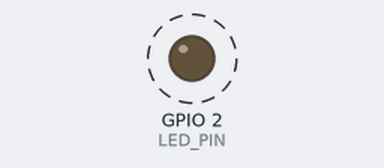
Simulated run of this sketch. Board: ESP32. On the bench: output pins drawn as LEDs (lit = HIGH). Dashed ring = blinking. WiFi joins after 1.5 s; servers stay silent unless stated; uploads are accepted with an empty reply; random numbers use the default seed unless the sketch sets one; what the sketch prints to the serial monitor is not drawn.

Above: at 3.3 s.
Timing chart, 0 to 5.6 s (numbered marks = the images above):
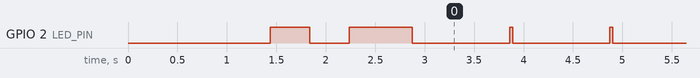

The sketch:

esp32_wifi_prueba.ino
```cpp
/*
 * ============================================================================
 * sensor_pulso · Firmware ESP32 por WiFi con Datos de Prueba (RF05, RF54)
 * ============================================================================
 * Proyecto: sensor_pulso (UNACH)
 * Requerimiento: RF05 - Recibir los datos del ESP32 por WiFi (firmware con datos de prueba).
 * Requerimiento: RF54 - Autenticación con token propio por dispositivo.
 *
 * Descripción:
 *   Este firmware conecta el ESP32 a la red WiFi institucional o local y transmite
 *   en tiempo real los datos fisiológicos (BPM, SpO2 y bloques de onda PPG en IR/Rojo)
 *   hacia el endpoint de ingesta de la plataforma (/api/esp32/telemetria).
 *
 *   Incluye un generador sintetizador de ondas fotopletismográficas (PPG) de alta
 *   fidelidad fisiológica para hasta 5 canales simultáneos (con muesca dícrota,
 *   pico sistólico y variabilidad natural), permitiendo validar el sistema completo
 *   incluso sin los sensores físicos conectados ("datos de prueba").
 *
 *   Opcionalmente, si se conecta un sensor MAX30102 por I2C (SDA=GPIO21, SCL=GPIO22),
 *   puede habilitarse la lectura real en el canal 1 mediante el define USE_MAX30102.
 * ============================================================================
 */

#include <WiFi.h>
#include <HTTPClient.h>
#include <math.h>

// ----------------------------------------------------------------------------
// 1. CONFIGURACIÓN DE RED Y SERVIDOR
// ----------------------------------------------------------------------------
// Ajustar credenciales de la red WiFi local o institucional
const char* WIFI_SSID     = "TU_RED_WIFI";
const char* WIFI_PASSWORD = "TU_PASSWORD_WIFI";

// URL del endpoint de ingesta de la plataforma web sensor_pulso.
// En desarrollo local (misma red WiFi): http://<IP_DE_TU_PC>:5173/api/esp32/telemetria
// En producción (Vercel): https://<tu-app>.vercel.app/api/esp32/telemetria
const char* SERVER_URL    = "http://192.168.1.100:5173/api/esp32/telemetria";

// Token de autenticación del dispositivo ESP32 (RF54)
// Este token es generado por el administrador en la plataforma (/admin o panel de dispositivos)
const char* DEVICE_TOKEN  = "esp_demotoken_unach_2026_rf05";

// Nombre identificador del microcontrolador
const char* DEVICE_NAME   = "ESP32-Biomedico-01";

// Intervalo de transmisión por WiFi en milisegundos (1000 ms = 1 Hz)
const unsigned long TRANSMIT_INTERVAL_MS = 1000;

// Frecuencia de muestreo simulada de la señal PPG (Hz) y número de muestras por paquete
const int PPG_SAMPLE_RATE_HZ = 50;  // 50 muestras por segundo
const int SAMPLES_PER_BLOCK  = 25;  // 25 muestras por bloque transmitido

// Pin de LED de estado (GPIO 2 suele ser el LED integrado en la mayoría de NodeMCU ESP32)
const int LED_PIN = 2;

// Descomentar la siguiente línea si se desea usar un sensor físico MAX30102 por I2C:
// #define USE_MAX30102

#ifdef USE_MAX30102
#include <Wire.h>
#include "MAX30105.h"
MAX30105 max30102Sensor;
bool sensorHardwarePresent = false;
#endif

// ----------------------------------------------------------------------------
// 2. ESTRUCTURA DE DATOS PARA LOS 5 CANALES (RF08, RF12)
// ----------------------------------------------------------------------------
struct CanalData {
  int canal;
  bool activo;
  float bpm;
  float spo2;
  const char* calidad; // "buena", "regular", "mala"
  float irSamples[SAMPLES_PER_BLOCK];
  float redSamples[SAMPLES_PER_BLOCK];
};

CanalData canales[5];
unsigned long lastTransmitTime = 0;
unsigned long packetCounter = 0;
float simPhase[5] = {0.0, 0.5, 1.2, 2.0, 2.7}; // Fases iniciales desfasadas para cada canal

// ----------------------------------------------------------------------------
// 3. SINTETIZADOR DE SEÑAL PPG FISIOLÓGICA (Datos de prueba)
// Genera una forma de onda PPG realista con pico sistólico y muesca dícrota
// ----------------------------------------------------------------------------
float generarMuestraPPG(float phase) {
  // Normalizar fase a rango [0, 2*PI]
  float t = fmod(phase, 2.0 * M_PI);
  if (t < 0) t += 2.0 * M_PI;

  // Curva de onda pulsátil: componente principal (sístole) + onda reflejada (dícrota)
  float s1 = exp(-pow((t - 1.2), 2) / 0.18); // Pico sistólico principal
  float s2 = 0.35 * exp(-pow((t - 2.3), 2) / 0.12); // Pico diastólico tras la incisura

  // Nivel de reflexión normalizado entre 0.0 y 1.0
  float forma = (s1 + s2);
  return forma;
}

void actualizarSenalesPrueba() {
  // Parámetros fisiológicos base para los 5 canales de prueba
  float bpmBase[5]     = {72.0, 68.5, 80.0, 75.2, 65.0};
  float spo2Base[5]    = {98.2, 97.5, 99.0, 98.0, 96.8};
  const char* cal[5]   = {"buena", "buena", "buena", "regular", "buena"};

  for (int c = 0; c < 5; c++) {
    canales[c].canal = c + 1;
    canales[c].activo = true;
    canales[c].calidad = cal[c];

    // Variabilidad fisiológica sutil (+- 1.5 BPM, +- 0.3 % SpO2)
    float jitterBpm = (sin((millis() + c * 300) / 4000.0) * 1.5);
    canales[c].bpm = bpmBase[c] + jitterBpm;
    canales[c].spo2 = spo2Base[c] + (cos((millis() + c * 500) / 6000.0) * 0.3);

    // Calcular incremento de fase según el BPM actual
    float freqHz = canales[c].bpm / 60.0;
    float phaseStep = (2.0 * M_PI * freqHz) / (float)PPG_SAMPLE_RATE_HZ;

    // Generar muestras del bloque para IR y RED
    for (int i = 0; i < SAMPLES_PER_BLOCK; i++) {
      simPhase[c] += phaseStep;
      float ppg = generarMuestraPPG(simPhase[c]);

      // Nivel ADC típico de fotodiodo (DC baseline ~ 24000, componente pulsátil AC ~ 1200)
      float dcIr = 24500.0 + (c * 300);
      float acIr = 1400.0 * ppg;
      float ruIdo = ((rand() % 100) - 50) * 0.3; // Pequeño ruido estocástico

      canales[c].irSamples[i] = dcIr + acIr + ruIdo;

      // Señal Roja correlacionada según SpO2
      float ratioSpO2 = (110.0 - canales[c].spo2) / 25.0; // Modelo empírico de absorción
      float dcRed = 21000.0 + (c * 250);
      float acRed = acIr * ratioSpO2;
      canales[c].redSamples[i] = dcRed + acRed + ruIdo;
    }
  }

#ifdef USE_MAX30102
  // Si el hardware real está disponible, sobrescribir canal 1 con lecturas del sensor
  if (sensorHardwarePresent) {
    long irVal = max30102Sensor.getIR();
    long redVal = max30102Sensor.getRed();
    if (irVal > 40000) {
      canales[0].irSamples[SAMPLES_PER_BLOCK - 1] = (float)irVal;
      canales[0].redSamples[SAMPLES_PER_BLOCK - 1] = (float)redVal;
      canales[0].calidad = "buena";
    } else {
      canales[0].calidad = "regular"; // Dedo no detectado firmemente
    }
  }
#endif
}

// ----------------------------------------------------------------------------
// 4. CONSTRUCCIÓN DE PAYLOAD JSON
// Construye el paquete de telemetría optimizado para HTTP POST
// ----------------------------------------------------------------------------
String construirPayloadJSON() {
  String json = "{";
  json += "\"dispositivo\":\"" + String(DEVICE_NAME) + "\",";
  json += "\"token\":\"" + String(DEVICE_TOKEN) + "\",";
  json += "\"paquete\":" + String(packetCounter) + ",";
  json += "\"uptime_ms\":" + String(millis()) + ",";
  json += "\"wifi_rssi\":" + String(WiFi.RSSI()) + ",";
  json += "\"ip\":\"" + WiFi.localIP().toString() + "\",";
  json += "\"frecuencia_hz\":" + String(PPG_SAMPLE_RATE_HZ) + ",";
  json += "\"canales\":[";

  for (int c = 0; c < 5; c++) {
    if (c > 0) json += ",";
    json += "{";
    json += "\"canal\":" + String(canales[c].canal) + ",";
    json += "\"activo\":" + String(canales[c].activo ? "true" : "false") + ",";
    json += "\"bpm\":" + String(canales[c].bpm, 1) + ",";
    json += "\"spo2\":" + String(canales[c].spo2, 1) + ",";
    json += "\"calidad\":\"" + String(canales[c].calidad) + "\",";

    // Muestras IR
    json += "\"ir\":[";
    for (int i = 0; i < SAMPLES_PER_BLOCK; i++) {
      if (i > 0) json += ",";
      json += String(canales[c].irSamples[i], 1);
    }
    json += "],";

    // Muestras Rojo
    json += "\"rojo\":[";
    for (int i = 0; i < SAMPLES_PER_BLOCK; i++) {
      if (i > 0) json += ",";
      json += String(canales[c].redSamples[i], 1);
    }
    json += "]";
    json += "}";
  }

  json += "]}";
  return json;
}

// ----------------------------------------------------------------------------
// 5. ENVÍO DE DATOS POR WIFI (HTTP POST con Token RF54)
// ----------------------------------------------------------------------------
bool enviarTelemetriaPorWiFi(const String& payload) {
  if (WiFi.status() != WL_CONNECTED) {
    Serial.println("[WiFi] ⚠️ Conexión perdida. Intentando reconectar...");
    WiFi.reconnect();
    return false;
  }

  HTTPClient http;
  http.begin(SERVER_URL);
  http.setTimeout(2500); // Timeout razonable para baja latencia (RNF04)

  // Cabeceras de seguridad y formato
  http.addHeader("Content-Type", "application/json");
  http.addHeader("X-ESP32-Token", DEVICE_TOKEN);
  http.addHeader("Authorization", String("Bearer ") + DEVICE_TOKEN);

  unsigned long startRequest = millis();
  int httpResponseCode = http.POST(payload);
  unsigned long latencyMs = millis() - startRequest;

  bool exito = false;
  if (httpResponseCode > 0) {
    String response = http.getString();
    if (httpResponseCode == 200 || httpResponseCode == 201) {
      Serial.printf("[WiFi] ✅ Paquete #%lu enviado | HTTP %d | Latencia: %lu ms | Servidor: %s\n",
                    packetCounter, httpResponseCode, latencyMs, response.c_str());
      exito = true;
      // Parpadeo corto del LED indicador
      digitalWrite(LED_PIN, HIGH);
      delay(30);
      digitalWrite(LED_PIN, LOW);
    } else {
      Serial.printf("[WiFi] ⚠️ Respuesta del servidor HTTP %d: %s\n", httpResponseCode, response.c_str());
    }
  } else {
    Serial.printf("[WiFi] ❌ Error en petición POST: %s (código: %d)\n",
                  http.errorToString(httpResponseCode).c_str(), httpResponseCode);
  }

  http.end();
  return exito;
}

// ----------------------------------------------------------------------------
// 6. SETUP & CONEXIÓN INICIAL
// ----------------------------------------------------------------------------
void setup() {
  Serial.begin(115200);
  delay(1000);
  pinMode(LED_PIN, OUTPUT);
  digitalWrite(LED_PIN, LOW);

  Serial.println("\n========================================================");
  Serial.println("  sensor_pulso · ESP32 Firmware WiFi (RF05 / RF54)");
  Serial.println("  Universidad Adventista de Chile (UNACH)");
  Serial.println("========================================================");
  Serial.printf("Dispositivo : %s\n", DEVICE_NAME);
  Serial.printf("Endpoint    : %s\n", SERVER_URL);
  Serial.printf("Token       : %s\n", DEVICE_TOKEN);

#ifdef USE_MAX30102
  Wire.begin(21, 22);
  if (max30102Sensor.begin(Wire, I2C_SPEED_FAST)) {
    Serial.println("[I2C] Sensor MAX30102 detectado correctamente.");
    max30102Sensor.setup(60, 4, 2, 100, 411, 4096);
    sensorHardwarePresent = true;
  } else {
    Serial.println("[I2C] No se detectó MAX30102. Usando modo simulador fisiológico.");
  }
#else
  Serial.println("[Modo] Ejecutando en modo datos de prueba fisiológicos (5 canales).");
#endif

  // Conexión WiFi
  Serial.printf("[WiFi] Conectando a SSID: %s ", WIFI_SSID);
  WiFi.mode(WIFI_STA);
  WiFi.begin(WIFI_SSID, WIFI_PASSWORD);

  int intentos = 0;
  while (WiFi.status() != WL_CONNECTED && intentos < 30) {
    delay(400);
    digitalWrite(LED_PIN, !digitalRead(LED_PIN)); // Parpadeo durante conexión
    Serial.print(".");
    intentos++;
  }

  if (WiFi.status() == WL_CONNECTED) {
    digitalWrite(LED_PIN, HIGH);
    Serial.println("\n[WiFi] ✅ Conectado con éxito!");
    Serial.printf("[WiFi] IP Asignada : %s\n", WiFi.localIP().toString().c_str());
    Serial.printf("[WiFi] MAC Address : %s\n", WiFi.macAddress().c_str());
    Serial.printf("[WiFi] Intensidad  : %d dBm\n", WiFi.RSSI());
  } else {
    digitalWrite(LED_PIN, LOW);
    Serial.println("\n[WiFi] ⚠️ No se pudo conectar a la red WiFi. Se reintentará en el loop.");
  }
}

// ----------------------------------------------------------------------------
// 7. LOOP PRINCIPAL
// ----------------------------------------------------------------------------
void loop() {
  unsigned long now = millis();

  // Transmitir periódicamente según el intervalo configurado
  if (now - lastTransmitTime >= TRANSMIT_INTERVAL_MS) {
    lastTransmitTime = now;
    packetCounter++;

    // Generar muestras de señal y métricas para los 5 canales
    actualizarSenalesPrueba();

    // Construir JSON y enviar por WiFi
    String jsonPayload = construirPayloadJSON();
    enviarTelemetriaPorWiFi(jsonPayload);
  }

  delay(20);
}
```

Measured:
- by itself, GPIO 2 (LED_PIN): goes LOW 0.40 s, HIGH 0.64 s, 125 × (LOW 0.98 s, HIGH 0.03 s), then LOW
